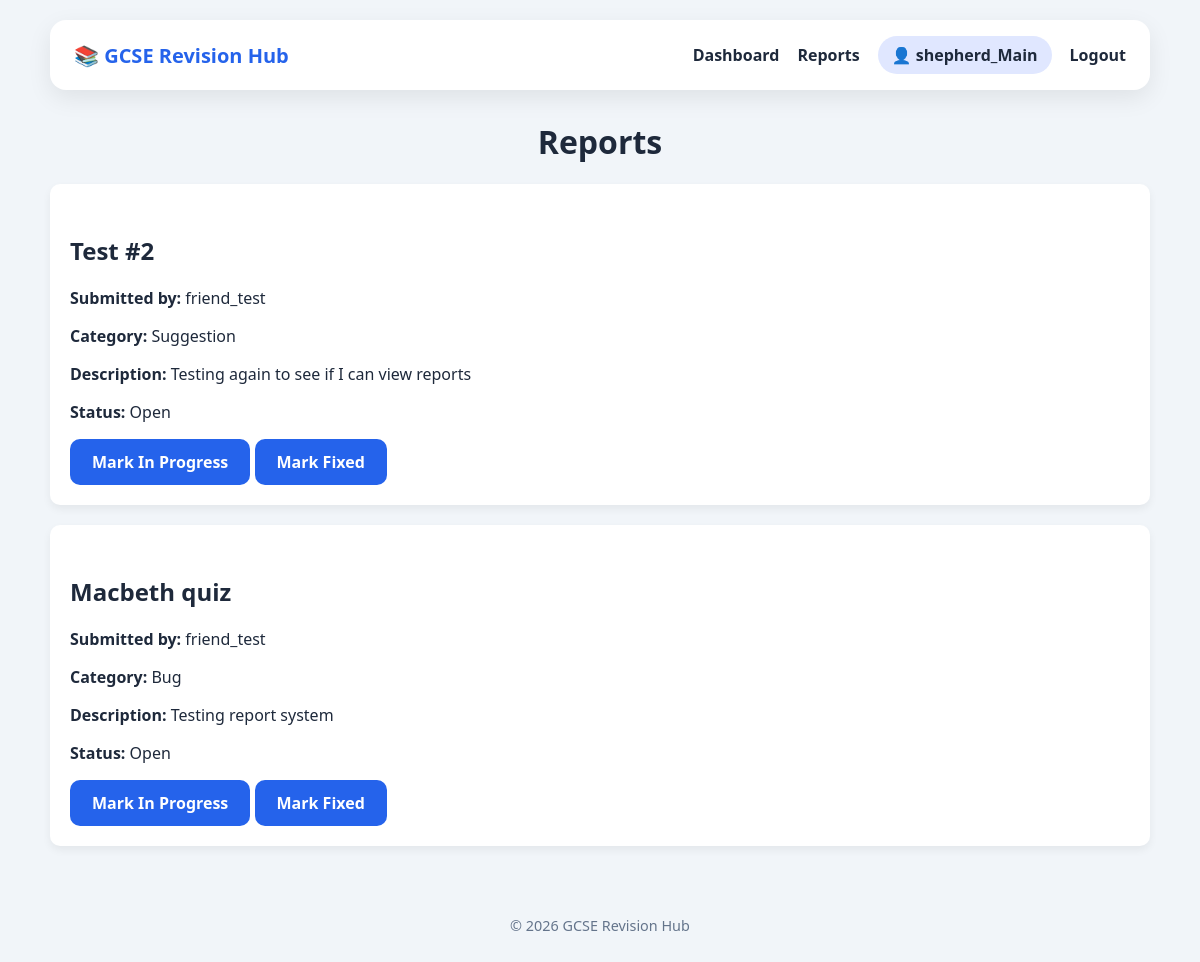
Before: /reports (signed in) with the older database file.
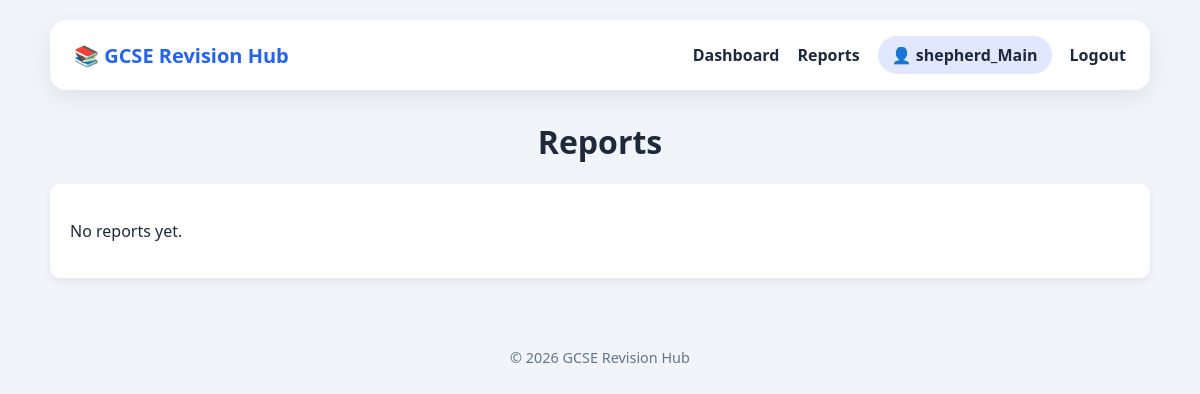
After: the same page with the newer database file.
### tables this page shows
CREATE TABLE reports (
    
        id INTEGER PRIMARY KEY AUTOINCREMENT,
        
        user_id INTEGER NOT NULL,
        
        page TEXT NOT NULL,
        
        category TEXT NOT NULL,
        
        message TEXT NOT NULL,
        
        status TEXT NOT NULL DEFAULT 'Open',
        
        created_at TIMESTAMP DEFAULT CURRENT_TIMESTAMP,
        
        FOREIGN KEY(user_id) REFERENCES users(id)
        
    );

CREATE TABLE users (

        id INTEGER PRIMARY KEY AUTOINCREMENT,

        username TEXT UNIQUE NOT NULL,

        password TEXT NOT NULL,

        role TEXT NOT NULL

    );

### app.py (the view)
@app.route("/reports")
def reports():
    if session.get("role") != "main":
        return "Access denied", 403
    connection = get_db_connection()
    reports = connection.execute(
        """

        SELECT

            reports.*,

            users.username

        FROM reports

        JOIN users

        ON reports.user_id = users.id

        ORDER BY reports.created_at DESC

        """
    ).fetchall()
    connection.close()
    return render_template(
        "reports.html",
        reports=reports
    )

### app.py (called while the page is built)
def get_db_connection():
    connection = sqlite3.connect(DATABASE)
    connection.row_factory = sqlite3.Row
    return connection

### templates/reports.html (shortened to what this page needs)
{% extends "base.html" %}
{% block content %}
<h1>Reports</h1>
{% for report in reports %}
<div class="section">
<h2>
{{ report["page"] }}
</h2>
<p>
<strong>Submitted by: </strong>
{{ report["username"] }}
</p>
<p>
<strong>Category: </strong>
{{ report["category"] }}
</p>
<p>
<strong>Description: </strong>
{{ report["message"] }}
</p>
<p>
<strong>Status: </strong>
{{ report["status"] }}
</p>
<a href="{{ url_for("update_report", report_id=report["id"], status="In Progress") }}" class="button">
    Mark In Progress
</a>
<a href="{{ url_for("update_report", report_id=report["id"], status="Fixed") }}" class="button">
    Mark Fixed
</a>
</div>
{% else %}
<div class="section">
<p>
No reports yet.
</p>
</div>
{% endfor %}
{% endblock %}

Changed rows visible on the page:
removed reports: page "Test #2", username "friend_test", category "Suggestion", message "Testing again to see if I can view reports", status "Open"
removed reports: page "Macbeth quiz", username "friend_test", category "Bug", message "Testing report system", status "Open"
Other visible differences:
text now shown: "No reports yet."
